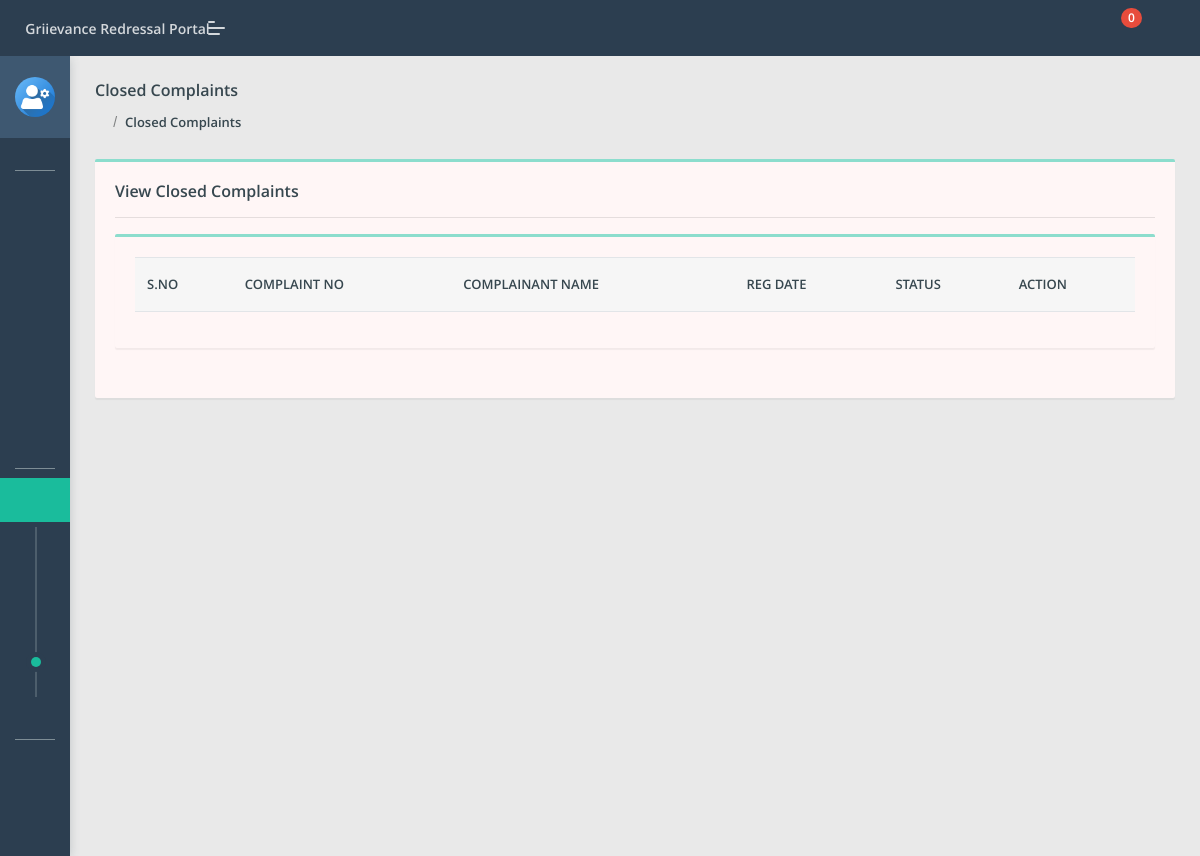
Before: /grp/admin/closed-complaint.php (signed in) with the older database file.
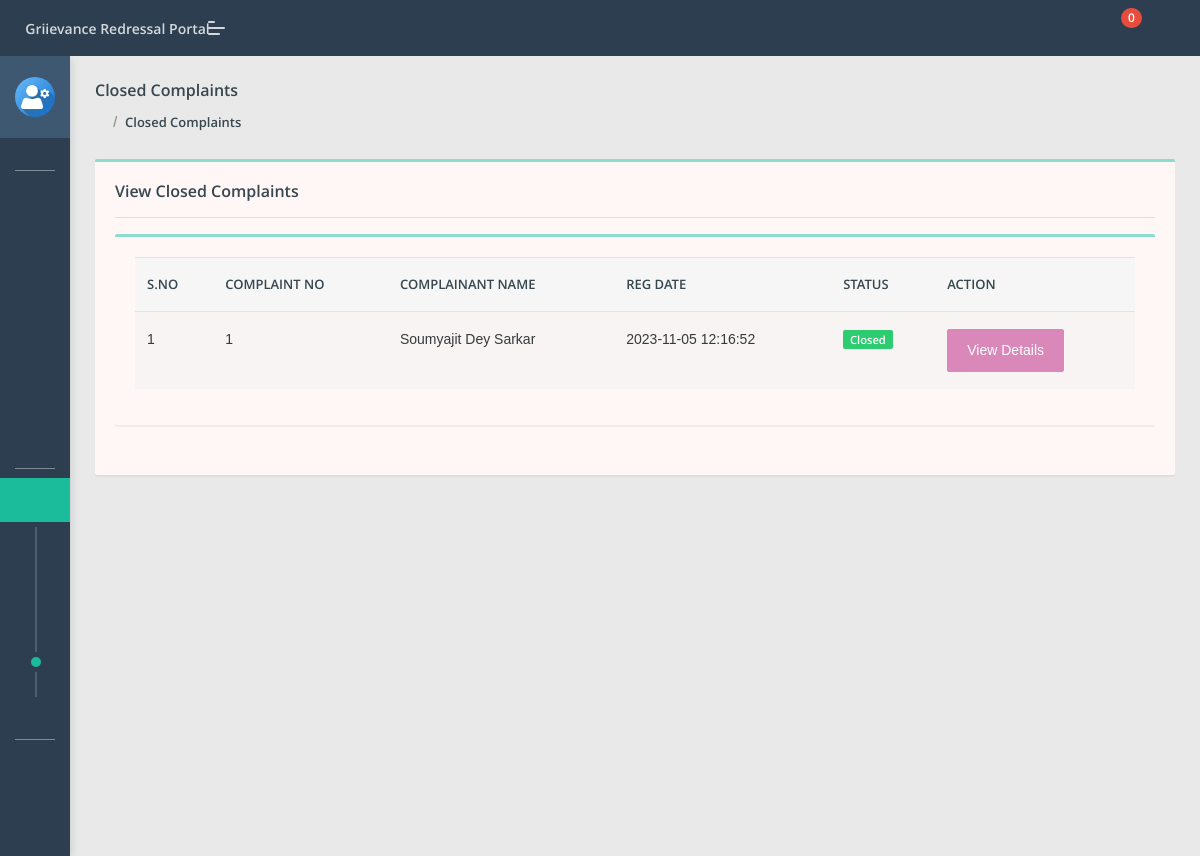
After: the same page with the newer database file.
### tables this page shows
CREATE TABLE `tblcomplaints` (
  `complaintNumber` int(11) NOT NULL,
  `userId` int(11) DEFAULT NULL,
  `category` int(11) DEFAULT NULL,
  `subcategory` varchar(255) DEFAULT NULL,
  `complaintType` varchar(255) DEFAULT NULL,
  `state` varchar(255) DEFAULT NULL,
  `noc` varchar(255) DEFAULT NULL,
  `complaintDetails` mediumtext DEFAULT NULL,
  `complaintFile` varchar(255) DEFAULT NULL,
  `regDate` timestamp NULL DEFAULT current_timestamp(),
  `status` varchar(50) DEFAULT NULL,
  `lastUpdationDate` timestamp NULL DEFAULT NULL ON UPDATE current_timestamp()
);

CREATE TABLE `users` (
  `id` int(11) NOT NULL,
  `fullName` varchar(255) DEFAULT NULL,
  `userEmail` varchar(255) DEFAULT NULL,
  `password` varchar(255) DEFAULT NULL,
  `contactNo` bigint(11) DEFAULT NULL,
  `address` tinytext DEFAULT NULL,
  `State` varchar(255) DEFAULT NULL,
  `country` varchar(255) DEFAULT NULL,
  `pincode` int(6) DEFAULT NULL,
  `userImage` varchar(255) DEFAULT NULL,
  `regDate` timestamp NOT NULL DEFAULT current_timestamp(),
  `updationDate` timestamp NULL DEFAULT NULL,
  `status` int(1) DEFAULT NULL
);

### grp/admin/closed-complaint.php (the view, shortened to what the changed rows need)
<?php
include('include/config.php');
if (strlen($_SESSION['aid']) == 0) {
    header('location:index.php');
} else {
    ?>
    <!DOCTYPE html>
    <html lang="en">
    <head>
        <link rel="stylesheet" href="assets/css/style.css">
    </head>
    <body class="">
        <section class="pcoded-main-container">
            <div class="pcoded-content">
                <div class="row">
                    <div class="col-sm-12">
                        <div class="card">
                            <div class="card-body">
                                <div class="row">
                                    <div class="col-xl-12">
                                        <div class="card">
                                            <div class="card-body table-border-style">
                                                <div class="table-responsive">
                                                    <table class="table table-striped">
                                                        <thead>
                                                            <tr>
                                                                <th>S.No</th>
                                                                <th>Complaint No</th>
                                                                <th>Complainant Name</th>
                                                                <th>Reg Date</th>
                                                                <th>Status</th>
                                                                <th>Action</th>
                                                            </tr>
                                                        </thead>
                                                        <tbody>
                                                            <?php
                                                            $st = 'closed';
                                                            $query = mysqli_query($con, "select tblcomplaints.*,users.fullName as name from tblcomplaints join users on users.id=tblcomplaints.userId where tblcomplaints.status='$st'");
                                                            $cnt = 1;
                                                            while ($row = mysqli_fetch_array($query)) {
                                                                ?>
                                                                <tr>
                                                                    <td>
                                                                        <?php echo htmlentities($cnt); ?>
                                                                    </td>
                                                                    <td>
                                                                        <?php echo htmlentities($row['complaintNumber']); ?>
                                                                    </td>
                                                                    <td>
                                                                        <?php echo htmlentities($row['name']); ?>
                                                                    </td>
                                                                    <td>
                                                                        <?php echo htmlentities($row['regDate']); ?>
                                                                    </td>
                                                                    <td>
                                                                        <?php $status = $row['status'];
                                                                        if ($status == ''): ?>
                                                                            <span class="badge badge-danger">Not Processed
                                                                                Yet</span>
                                                                        <?php elseif ($status == 'in process'): ?>
                                                                            <span class="badge badge-warning">In Process</span>
                                                                        <?php elseif ($status == 'closed'): ?>
                                                                            <span class="badge badge-success">Closed</span>
                                                                        <?php endif; ?>
                                                                    </td>
                                                                    <td> <a href="complaint-details.php?cid=<?php echo htmlentities($row['complaintNumber']); ?>"
                                                                            class="btn btn-primary"> View Details</a>
                                                                    </td>
                                                                </tr>
                                                                <?php $cnt = $cnt + 1;
                                                            } ?>
                                                        </tbody>
                                                    </table>
                                                </div>
                                            </div>
                                        </div>
                                    </div>
                                </div>
                            </div>
                        </div>
                    </div>
                </div>
            </div>
        </section>
    </body>
    </html>
<?php } ?>

Changed rows visible on the page:
added tblcomplaints: complaintNumber "1", userId.fullName "Soumyajit Dey Sarkar", regDate "2023-11-05 12:16:52", status "Closed"
